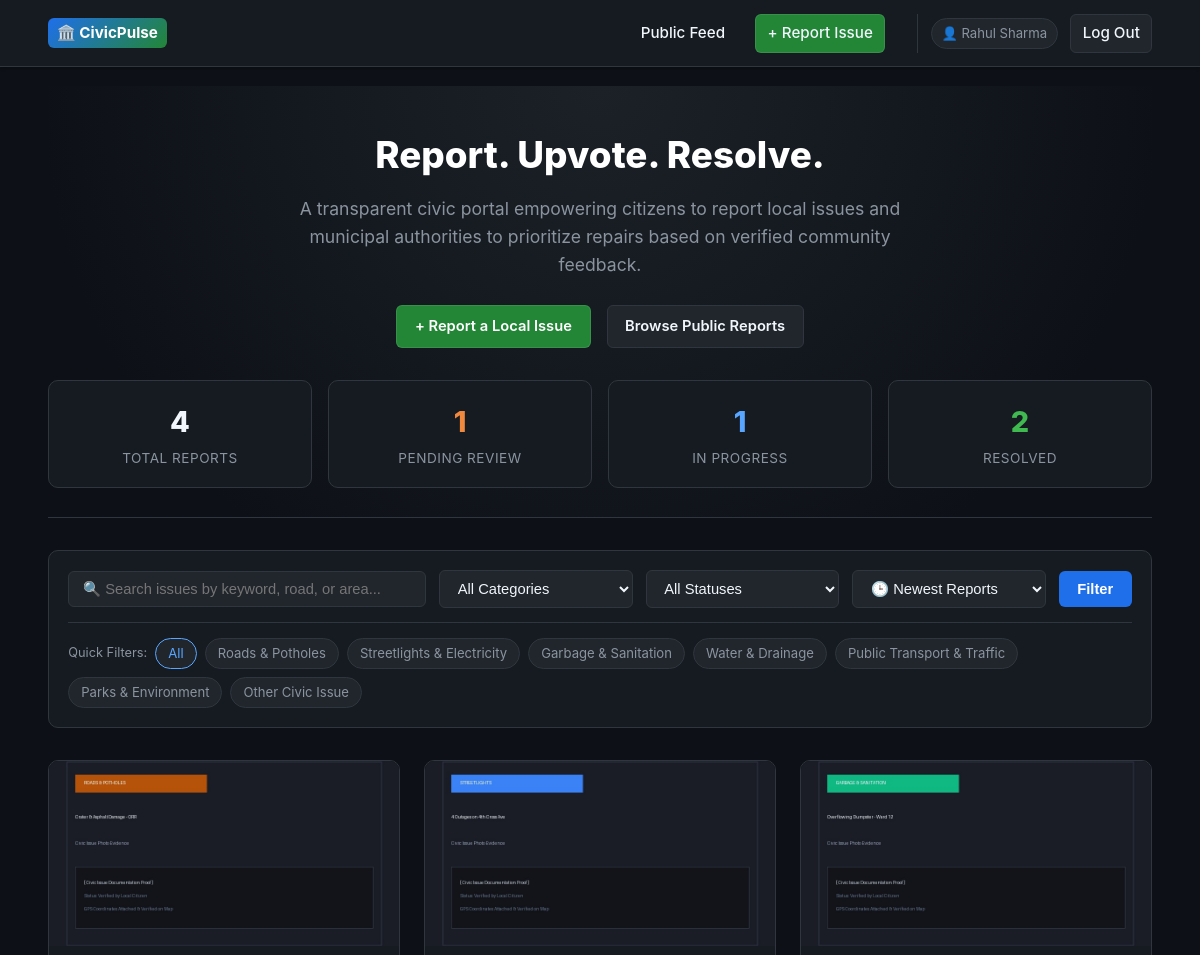
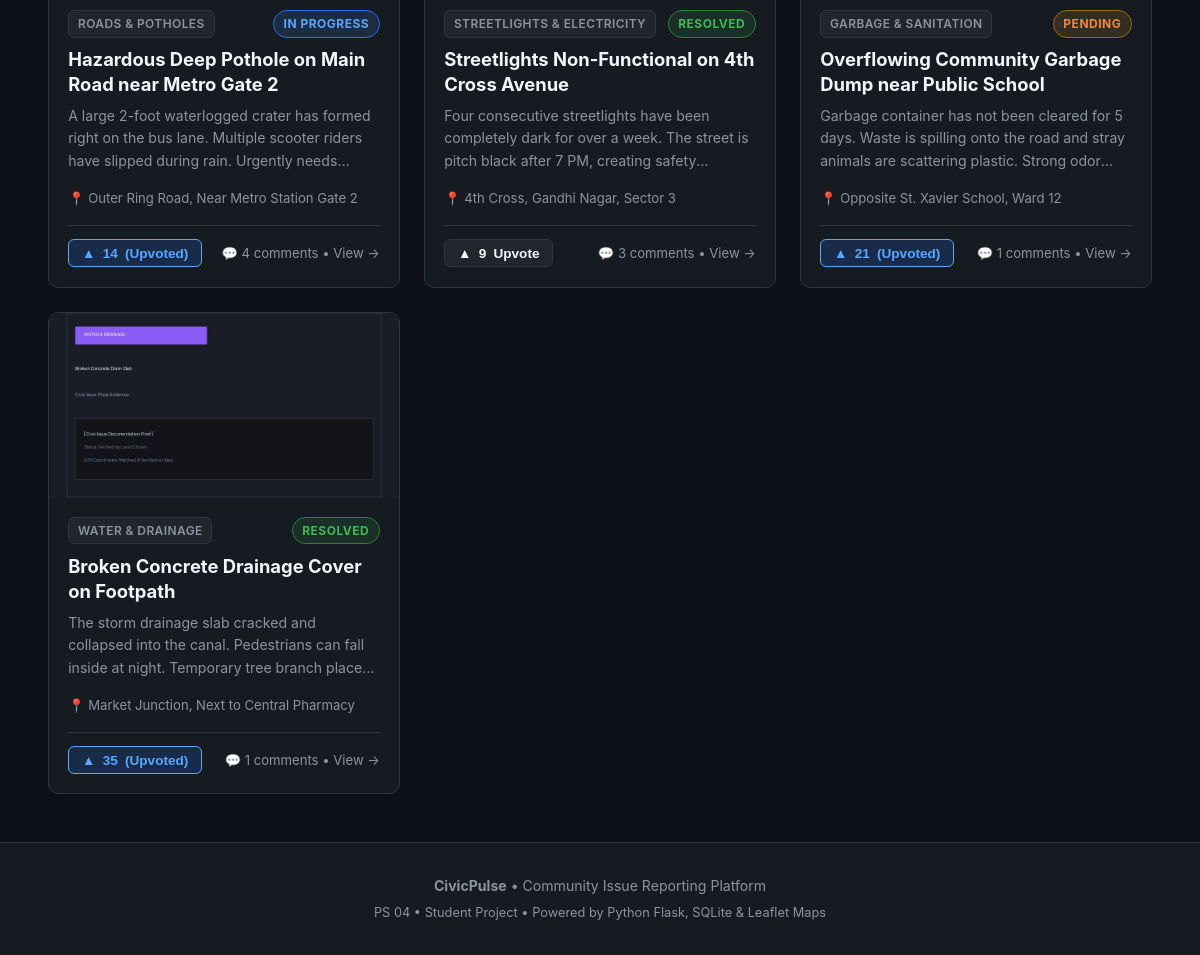
/ (signed in), run on the app's committed database (2 pictures, top to bottom).
### tables this page shows
CREATE TABLE users (
        id INTEGER PRIMARY KEY AUTOINCREMENT,
        username TEXT UNIQUE NOT NULL,
        password_hash TEXT NOT NULL,
        full_name TEXT NOT NULL,
        role TEXT NOT NULL DEFAULT 'citizen', -- 'citizen' or 'admin'
        created_at TIMESTAMP DEFAULT CURRENT_TIMESTAMP
    );

CREATE TABLE issues (
        id INTEGER PRIMARY KEY AUTOINCREMENT,
        title TEXT NOT NULL,
        description TEXT NOT NULL,
        category TEXT NOT NULL,
        location TEXT NOT NULL,
        latitude REAL,
        longitude REAL,
        image_filename TEXT,
        status TEXT NOT NULL DEFAULT 'Pending', -- 'Pending', 'In Progress', 'Resolved'
        upvotes INTEGER NOT NULL DEFAULT 0,
        user_id INTEGER NOT NULL,
        created_at TIMESTAMP DEFAULT CURRENT_TIMESTAMP,
        FOREIGN KEY (user_id) REFERENCES users (id) ON DELETE CASCADE
    );

### app.py (the view)
@app.route("/")
def index():
    category_filter = request.args.get("category", "").strip()
    sort_by = request.args.get("sort", "recent")  # 'recent' or 'upvotes'
    search_query = request.args.get("q", "").strip()
    status_filter = request.args.get("status", "").strip()
    conn = get_db()
    cursor = conn.cursor()
    query = """
        SELECT issues.*, users.full_name AS reporter_name,
               (SELECT COUNT(*) FROM comments WHERE comments.issue_id = issues.id) AS comment_count
        FROM issues
        JOIN users ON issues.user_id = users.id
        WHERE 1=1
    """
    params = []
    if category_filter:
        query += " AND issues.category = ?"
        params.append(category_filter)
    if status_filter:
        query += " AND issues.status = ?"
        params.append(status_filter)
    if search_query:
        query += " AND (issues.title LIKE ? OR issues.description LIKE ? OR issues.location LIKE ?)"
        like_pattern = f"%{search_query}%"
        params.extend([like_pattern, like_pattern, like_pattern])
    if sort_by == "upvotes":
        query += " ORDER BY issues.upvotes DESC, issues.created_at DESC"
    else:
        query += " ORDER BY issues.created_at DESC"
    cursor.execute(query, params)
    issues = cursor.fetchall()
    cursor.execute("SELECT COUNT(*) FROM issues")
    total_issues = cursor.fetchone()[0]
    cursor.execute("SELECT COUNT(*) FROM issues WHERE status = 'Pending'")
    pending_count = cursor.fetchone()[0]
    cursor.execute("SELECT COUNT(*) FROM issues WHERE status = 'In Progress'")
    in_progress_count = cursor.fetchone()[0]
    cursor.execute("SELECT COUNT(*) FROM issues WHERE status = 'Resolved'")
    resolved_count = cursor.fetchone()[0]
    user_upvoted_ids = set()
    if "user_id" in session:
        cursor.execute("SELECT issue_id FROM upvotes WHERE user_id = ?", (session["user_id"],))
        user_upvoted_ids = {row["issue_id"] for row in cursor.fetchall()}
    conn.close()
    return render_template(
        "index.html",
        issues=issues,
        category_filter=category_filter,
        sort_by=sort_by,
        search_query=search_query,
        status_filter=status_filter,
        total_issues=total_issues,
        pending_count=pending_count,
        in_progress_count=in_progress_count,
        resolved_count=resolved_count,
        user_upvoted_ids=user_upvoted_ids
    )

### app.py (called while the page is built)
@app.context_processor
def inject_globals():
    return {
        "CATEGORIES": CATEGORIES,
        "STATUS_CHOICES": STATUS_CHOICES,
        "is_logged_in": "user_id" in session,
        "current_username": session.get("username"),
        "current_fullname": session.get("full_name"),
        "current_role": session.get("role")
    }

### database.py (called while the page is built)
def get_db():
    conn = sqlite3.connect(DB_NAME)
    conn.row_factory = sqlite3.Row  # Access columns by name like dict: row['title']
    conn.execute("PRAGMA foreign_keys = ON")
    return conn

### templates/index.html (shortened to what this page needs)
{% extends "base.html" %}
{% block content %}
  <section class="hero-section">
    <h1 class="hero-title">Report. Upvote. Resolve.</h1>
    <p class="hero-subtitle">
      A transparent civic portal empowering citizens to report local issues and municipal authorities to prioritize repairs based on verified community feedback.
    </p>
    <div class="hero-actions">
      <a href="{{ url_for('report_issue') }}" class="btn btn-primary">+ Report a Local Issue</a>
      <a href="#feed" class="btn btn-secondary">Browse Public Reports</a>
    </div>
    <div class="stats-grid">
      <div class="stat-card">
        <div class="stat-value">{{ total_issues }}</div>
        <div class="stat-label">Total Reports</div>
      </div>
      <div class="stat-card">
        <div class="stat-value" style="color: var(--status-pending-text);">{{ pending_count }}</div>
        <div class="stat-label">Pending Review</div>
      </div>
      <div class="stat-card">
        <div class="stat-value" style="color: var(--status-progress-text);">{{ in_progress_count }}</div>
        <div class="stat-label">In Progress</div>
      </div>
      <div class="stat-card">
        <div class="stat-value" style="color: var(--status-resolved-text);">{{ resolved_count }}</div>
        <div class="stat-label">Resolved</div>
      </div>
    </div>
  </section>
  <section id="feed" class="feed-controls">
    <form method="GET" action="{{ url_for('index') }}" class="filter-form">
      <input
        type="text"
        name="q"
        class="form-control search-input"
        placeholder="🔍 Search issues by keyword, road, or area..."
        value="{{ search_query }}"
      >
      <select name="category" class="form-control">
        <option value="">All Categories</option>
      </select>
      <select name="status" class="form-control">
        <option value="">All Statuses</option>
      </select>
      <select name="sort" class="form-control">
        <option value="recent" {% if sort_by == 'recent' %}selected{% endif %}>🕒 Newest Reports</option>
      </select>
      <button type="submit" class="btn btn-accent">Filter</button>
    </form>
    <div class="category-chips">
      <span style="font-size: 0.8rem; color: var(--text-muted); align-self: center;">Quick Filters:</span>
      <a href="{{ url_for('index', sort=sort_by) }}" class="chip {% if not category_filter %}active{% endif %}">All</a>
      {% for cat in CATEGORIES %}
        <a href="{{ url_for('index', category=cat, sort=sort_by) }}" class="chip {% if category_filter == cat %}active{% endif %}">
          {{ cat }}
        </a>
      {% endfor %}
    </div>
  </section>
  <section class="issues-grid">
    {% if issues %}
      {% for issue in issues %}
        <article class="issue-card">
          <div class="card-image-wrap">
            {% if issue.image_filename %}
              <img
                src="{{ url_for('static', filename='uploads/' + issue.image_filename) }}"
                alt="{{ issue.title }}"
                class="card-image"
                loading="lazy"
              >
            {% else %}
              <div style="display: flex; align-items: center; justify-content: center; height: 100%; color: var(--text-muted); font-size: 0.85rem; background: #161a22;">
                📷 No photo attached
              </div>
            {% endif %}
          </div>
          <div class="card-body">
            <div class="card-meta">
              <span class="category-tag">{{ issue.category }}</span>
              <span class="status-badge
                {% if issue.status == 'Pending' %}status-pending
                {% elif issue.status == 'In Progress' %}status-in-progress
                {% elif issue.status == 'Resolved' %}status-resolved
                {% endif %}">
                {{ issue.status }}
              </span>
            </div>
            <h3 class="card-title">
              <a href="{{ url_for('issue_detail', issue_id=issue.id) }}">{{ issue.title }}</a>
            </h3>
            <p class="card-desc">{{ issue.description }}</p>
            <div class="card-location">
              <span>📍 {{ issue.location }}</span>
            </div>
            <div class="card-footer">
              <form action="{{ url_for('upvote_issue', issue_id=issue.id) }}" method="POST" style="margin: 0;">
                <button
                  type="submit"
                  class="upvote-btn {% if issue.id in user_upvoted_ids %}has-voted{% endif %}"
                  title="Endorse this issue to increase municipal priority"
                >
                  ▲ <strong>{{ issue.upvotes }}</strong>
                  {% if issue.id in user_upvoted_ids %}
                    <span>(Upvoted)</span>
                  {% else %}
                    <span>Upvote</span>
                  {% endif %}
                </button>
              </form>
              <a href="{{ url_for('issue_detail', issue_id=issue.id) }}" class="comment-count-badge">
                💬 {{ issue.comment_count }} comments &bull; View &rarr;
              </a>
            </div>
          </div>
        </article>
      {% endfor %}
    {% endif %}
  </section>
{% endblock %}

### templates/base.html (shortened to what this page needs)
<!DOCTYPE html>
<html lang="en">
<head>
  <link rel="stylesheet" href="https://unpkg.com/leaflet@1.9.4/dist/leaflet.css" />
  <link rel="stylesheet" href="{{ url_for('static', filename='css/style.css') }}">
</head>
<body>
  <header class="navbar">
    <div class="container nav-container">
      <a href="{{ url_for('index') }}" class="nav-brand">
        <span class="logo-badge">🏛️ CivicPulse</span>
      </a>
      <nav>
        <ul class="nav-links">
          <li><a href="{{ url_for('index') }}">Public Feed</a></li>
          <li><a href="{{ url_for('report_issue') }}" class="btn btn-primary btn-sm">+ Report Issue</a></li>
          <li class="nav-user-info">
            {% if is_logged_in %}
              <span class="user-badge">
                👤 {{ current_fullname }}
              </span>
              <a href="{{ url_for('logout') }}" class="btn btn-secondary btn-sm">Log Out</a>
            {% else %}
              <a href="{{ url_for('login') }}" class="btn btn-secondary btn-sm">Log In</a>
              <a href="{{ url_for('register') }}" class="btn btn-accent btn-sm">Register</a>
            {% endif %}
          </li>
        </ul>
      </nav>
    </div>
  </header>
  <main class="container">
    {% block content %}{% endblock %}
  </main>
  <footer class="footer">
    <div class="container">
      <p><strong>CivicPulse</strong> &bull; Community Issue Reporting Platform</p>
      <p style="font-size: 0.8rem; margin-top: 0.3rem;">
        PS 04 &bull; Student Project &bull; Powered by Python Flask, SQLite & Leaflet Maps
      </p>
    </div>
  </footer>
</body>
</html>

### data on the page
users: full_name "Rahul Sharma"
issues: image_filename (picture), category "ROADS & POTHOLES", status "IN PROGRESS", title "Hazardous Deep Pothole on Main Road near Metro Gate 2", description "A large 2-foot waterlogged crater has formed right on the bus lane. Multiple scooter riders have slipped during rain. Urgently…", location "Outer Ring Road, Near Metro Station Gate 2", upvotes "14", shows "(Upvoted)", comment_count "4"
issues: image_filename (picture), category "STREETLIGHTS & ELECTRICITY", status "RESOLVED", title "Streetlights Non-Functional on 4th Cross Avenue", description "Four consecutive streetlights have been completely dark for over a week. The street is pitch black after 7 PM, creating…", location "4th Cross, Gandhi Nagar, Sector 3", upvotes "9", shows "Upvote", comment_count "3"
issues: image_filename (picture), category "GARBAGE & SANITATION", status "PENDING", title "Overflowing Community Garbage Dump near Public School", description "Garbage container has not been cleared for 5 days. Waste is spilling onto the road and stray animals are scattering plastic. Strong…", location "Opposite St. Xavier School, Ward 12", upvotes "21", shows "(Upvoted)", comment_count "1"
issues: image_filename (picture), category "WATER & DRAINAGE", status "RESOLVED", title "Broken Concrete Drainage Cover on Footpath", description "The storm drainage slab cracked and collapsed into the canal. Pedestrians can fall inside at night. Temporary tree branch…", location "Market Junction, Next to Central Pharmacy", upvotes "35", shows "(Upvoted)", comment_count "1"

### other printed values
{{ total_issues }} "4"
{{ pending_count }} "1"
{{ in_progress_count }} "1"
{{ resolved_count }} "2"
{{ cat }} "Roads & Potholes" "Streetlights & Electricity" "Garbage & Sanitation" "Water & Drainage" "Public Transport & Traffic" "Parks & Environment" "Other Civic Issue"
